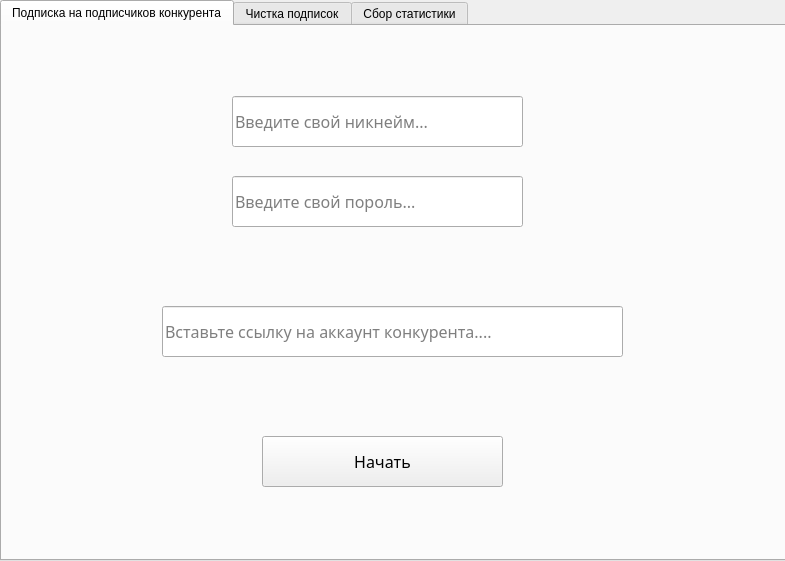
<?xml version="1.0" encoding="UTF-8"?>
<ui version="4.0">
 <class>Form</class>
 <widget class="QWidget" name="Form">
  <property name="geometry">
   <rect>
    <x>0</x>
    <y>0</y>
    <width>785</width>
    <height>561</height>
   </rect>
  </property>
  <property name="windowTitle">
   <string>Instagram Bot by DR</string>
  </property>
  <property name="windowIcon">
   <iconset>
    <normaloff>../../instagram_f_icon-icons.com_65485.ico</normaloff>../../instagram_f_icon-icons.com_65485.ico</iconset>
  </property>
  <widget class="QTabWidget" name="tabWidget">
   <property name="geometry">
    <rect>
     <x>0</x>
     <y>0</y>
     <width>791</width>
     <height>561</height>
    </rect>
   </property>
   <property name="currentIndex">
    <number>0</number>
   </property>
   <widget class="QWidget" name="tab">
    <attribute name="title">
     <string>Подписка на подписчиков конкурента</string>
    </attribute>
    <widget class="QLineEdit" name="lineEdit_2">
     <property name="geometry">
      <rect>
       <x>160</x>
       <y>280</y>
       <width>461</width>
       <height>51</height>
      </rect>
     </property>
     <property name="font">
      <font>
       <family>Yu Gothic UI Light</family>
       <pointsize>12</pointsize>
      </font>
     </property>
     <property name="placeholderText">
      <string>Вставьте ссылку на аккаунт конкурента....</string>
     </property>
    </widget>
    <widget class="QPushButton" name="pushButton_2">
     <property name="geometry">
      <rect>
       <x>260</x>
       <y>410</y>
       <width>241</width>
       <height>51</height>
      </rect>
     </property>
     <property name="font">
      <font>
       <family>Yu Gothic UI Light</family>
       <pointsize>12</pointsize>
      </font>
     </property>
     <property name="text">
      <string>Начать</string>
     </property>
    </widget>
    <widget class="QLineEdit" name="lineEdit_4">
     <property name="geometry">
      <rect>
       <x>230</x>
       <y>70</y>
       <width>291</width>
       <height>51</height>
      </rect>
     </property>
     <property name="font">
      <font>
       <family>Yu Gothic UI Light</family>
       <pointsize>12</pointsize>
      </font>
     </property>
     <property name="text">
      <string/>
     </property>
     <property name="echoMode">
      <enum>QLineEdit::Normal</enum>
     </property>
     <property name="placeholderText">
      <string>Введите свой никнейм...</string>
     </property>
    </widget>
    <widget class="QLineEdit" name="lineEdit_5">
     <property name="geometry">
      <rect>
       <x>230</x>
       <y>150</y>
       <width>291</width>
       <height>51</height>
      </rect>
     </property>
     <property name="font">
      <font>
       <family>Yu Gothic UI Light</family>
       <pointsize>12</pointsize>
      </font>
     </property>
     <property name="text">
      <string/>
     </property>
     <property name="echoMode">
      <enum>QLineEdit::Normal</enum>
     </property>
     <property name="placeholderText">
      <string>Введите свой пороль...</string>
     </property>
    </widget>
   </widget>
   <widget class="QWidget" name="tab_2">
    <attribute name="title">
     <string>Чистка подписок</string>
    </attribute>
    <widget class="QLineEdit" name="lineEdit">
     <property name="geometry">
      <rect>
       <x>230</x>
       <y>150</y>
       <width>291</width>
       <height>51</height>
      </rect>
     </property>
     <property name="font">
      <font>
       <family>Yu Gothic UI Light</family>
       <pointsize>12</pointsize>
      </font>
     </property>
     <property name="text">
      <string/>
     </property>
     <property name="echoMode">
      <enum>QLineEdit::Normal</enum>
     </property>
     <property name="placeholderText">
      <string>Введите свой никнейм...</string>
     </property>
    </widget>
    <widget class="QPushButton" name="pushButton">
     <property name="geometry">
      <rect>
       <x>240</x>
       <y>340</y>
       <width>271</width>
       <height>51</height>
      </rect>
     </property>
     <property name="font">
      <font>
       <family>Yu Gothic UI Light</family>
       <pointsize>12</pointsize>
      </font>
     </property>
     <property name="text">
      <string>Начать</string>
     </property>
    </widget>
    <widget class="QLineEdit" name="lineEdit_3">
     <property name="geometry">
      <rect>
       <x>230</x>
       <y>230</y>
       <width>291</width>
       <height>51</height>
      </rect>
     </property>
     <property name="font">
      <font>
       <family>Yu Gothic UI Light</family>
       <pointsize>12</pointsize>
      </font>
     </property>
     <property name="text">
      <string/>
     </property>
     <property name="echoMode">
      <enum>QLineEdit::Password</enum>
     </property>
     <property name="placeholderText">
      <string>Введите свой пороль...</string>
     </property>
    </widget>
   </widget>
   <widget class="QWidget" name="tab_3">
    <attribute name="title">
     <string>Сбор статистики</string>
    </attribute>
    <widget class="QLabel" name="label">
     <property name="geometry">
      <rect>
       <x>160</x>
       <y>200</y>
       <width>501</width>
       <height>91</height>
      </rect>
     </property>
     <property name="font">
      <font>
       <family>Yu Gothic UI Light</family>
       <pointsize>22</pointsize>
      </font>
     </property>
     <property name="text">
      <string>Данный раздел в разработке</string>
     </property>
    </widget>
   </widget>
  </widget>
 </widget>
 <resources/>
 <connections/>
</ui>
